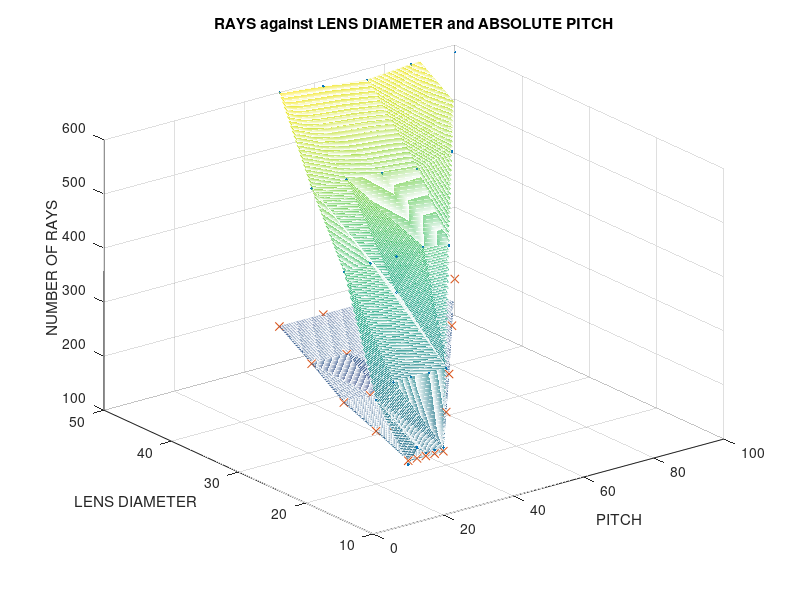
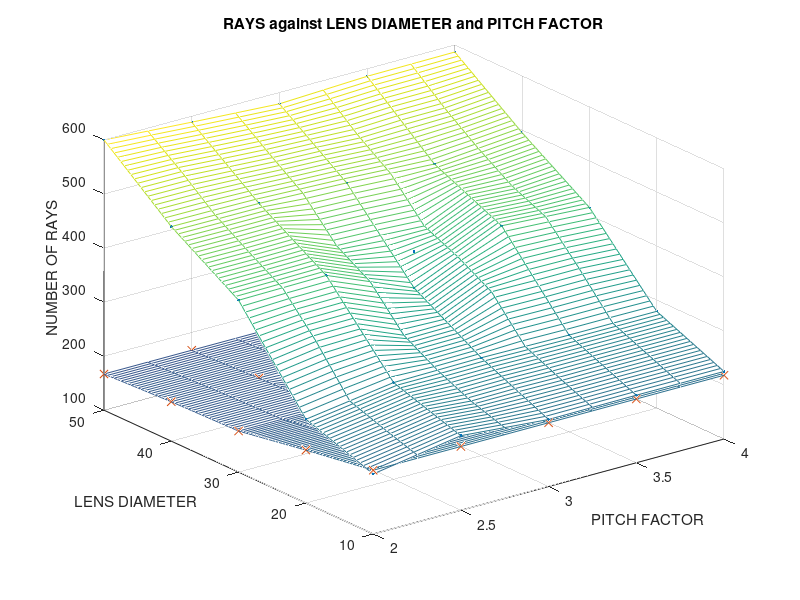
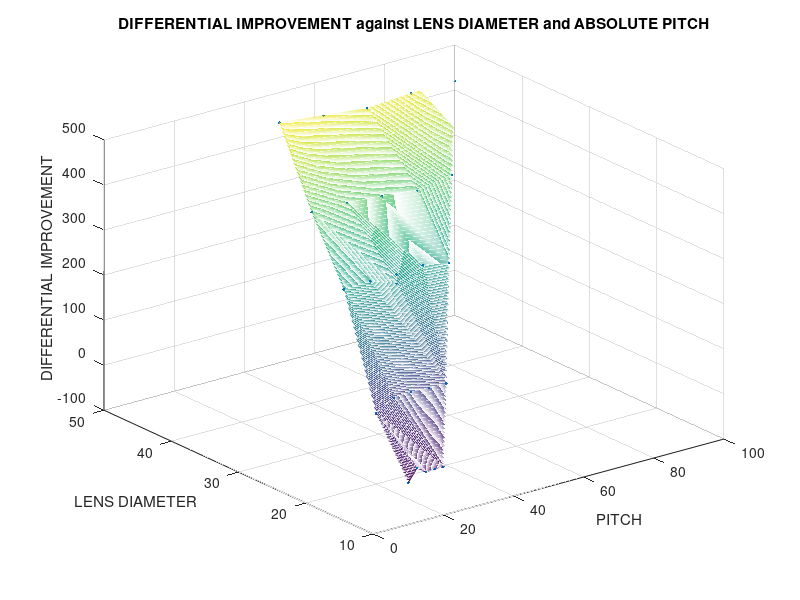
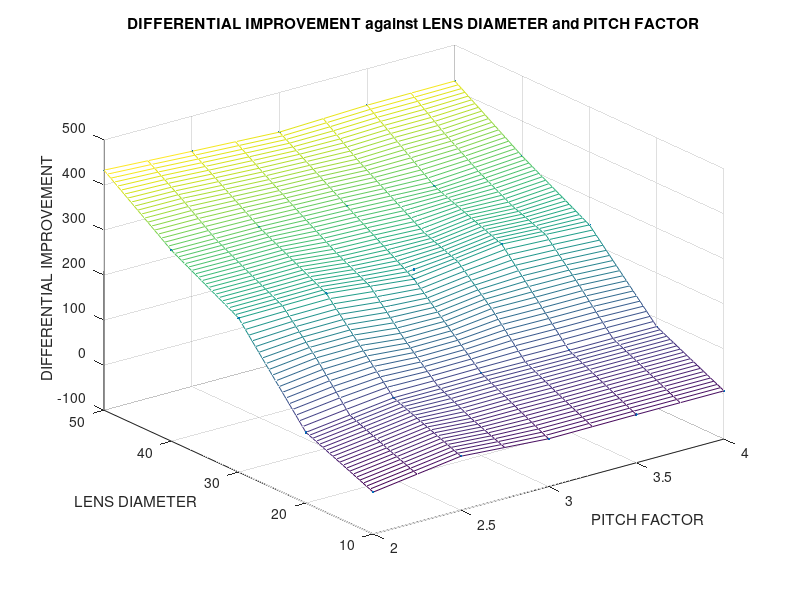

MATLAB code for these plots, in order:
clear all
close all
clc

load('pch_vs_dia.mat');

pch_fact = wd340_dr105(:,7);
pch = wd340_dr105(:,8);
dia = wd340_dr105(:,3);
base_rays = wd340_dr105(:,14);
n_rays =wd340_dr105(:,15);
diff_improvement = wd340_dr105(:,18);

[pchq,diaq] = meshgrid(10:.25:90,10:0.5:50);
[pch_factq,dia_factq] = meshgrid(2:.25:4,10:0.5:50);

figure(1);
scatter3(pch,dia,n_rays,'.');
hold on;
scatter3(pch,dia,base_rays,'x');
zq = griddata(pch,dia,n_rays,pchq,diaq);
mesh(pchq,diaq,zq);
zq = griddata(pch,dia,base_rays,pchq,diaq);
mesh(pchq,diaq,zq);
title('RAYS against LENS DIAMETER and ABSOLUTE PITCH');
ylabel('LENS DIAMETER');
xlabel('PITCH');
zlabel('NUMBER OF RAYS');

figure(2);
scatter3(pch_fact,dia,n_rays,'.');
hold on;
scatter3(pch_fact,dia,base_rays,'x');
zq = griddata(pch_fact,dia,n_rays,pch_factq,dia_factq);
mesh(pch_factq,dia_factq,zq);
zq = griddata(pch_fact,dia,base_rays,pch_factq,dia_factq);
mesh(pch_factq,dia_factq,zq);
title('RAYS against LENS DIAMETER and PITCH FACTOR');
ylabel('LENS DIAMETER');
xlabel('PITCH FACTOR');
zlabel('NUMBER OF RAYS');

figure(3);
scatter3(pch,dia,diff_improvement,'.');
hold on;
zq = griddata(pch,dia,diff_improvement,pchq,diaq);
mesh(pchq,diaq,zq);
title('DIFFERENTIAL IMPROVEMENT against LENS DIAMETER and ABSOLUTE PITCH');
ylabel('LENS DIAMETER');
xlabel('PITCH');
zlabel('DIFFERENTIAL IMPROVEMENT');

figure(4);
scatter3(pch_fact,dia,diff_improvement,'.');
hold on;
zq = griddata(pch_fact,dia,diff_improvement,pch_factq,dia_factq);
mesh(pch_factq,dia_factq,zq);
title('DIFFERENTIAL IMPROVEMENT against LENS DIAMETER and PITCH FACTOR');
ylabel('LENS DIAMETER');
xlabel('PITCH FACTOR');
zlabel('DIFFERENTIAL IMPROVEMENT');